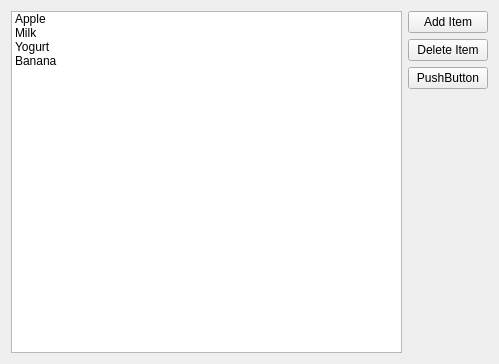
<?xml version="1.0" encoding="UTF-8"?>
<ui version="4.0">
 <class>Widget</class>
 <widget class="QWidget" name="Widget">
  <property name="geometry">
   <rect>
    <x>0</x>
    <y>0</y>
    <width>499</width>
    <height>364</height>
   </rect>
  </property>
  <property name="windowTitle">
   <string>Widget</string>
  </property>
  <layout class="QHBoxLayout" name="horizontalLayout">
   <item>
    <widget class="QListWidget" name="listWidget">
     <item>
      <property name="text">
       <string>Apple</string>
      </property>
     </item>
     <item>
      <property name="text">
       <string>Milk</string>
      </property>
     </item>
     <item>
      <property name="text">
       <string>Yogurt</string>
      </property>
     </item>
     <item>
      <property name="text">
       <string>Banana</string>
      </property>
     </item>
    </widget>
   </item>
   <item>
    <layout class="QVBoxLayout" name="verticalLayout">
     <item>
      <widget class="QPushButton" name="addButton">
       <property name="text">
        <string>Add Item</string>
       </property>
      </widget>
     </item>
     <item>
      <widget class="QPushButton" name="deleteButton">
       <property name="text">
        <string>Delete Item</string>
       </property>
      </widget>
     </item>
     <item>
      <widget class="QPushButton" name="selectedItemsButton">
       <property name="text">
        <string>PushButton</string>
       </property>
      </widget>
     </item>
     <item>
      <spacer name="verticalSpacer">
       <property name="orientation">
        <enum>Qt::Vertical</enum>
       </property>
       <property name="sizeHint" stdset="0">
        <size>
         <width>20</width>
         <height>98</height>
        </size>
       </property>
      </spacer>
     </item>
    </layout>
   </item>
  </layout>
 </widget>
 <resources/>
 <connections/>
</ui>
